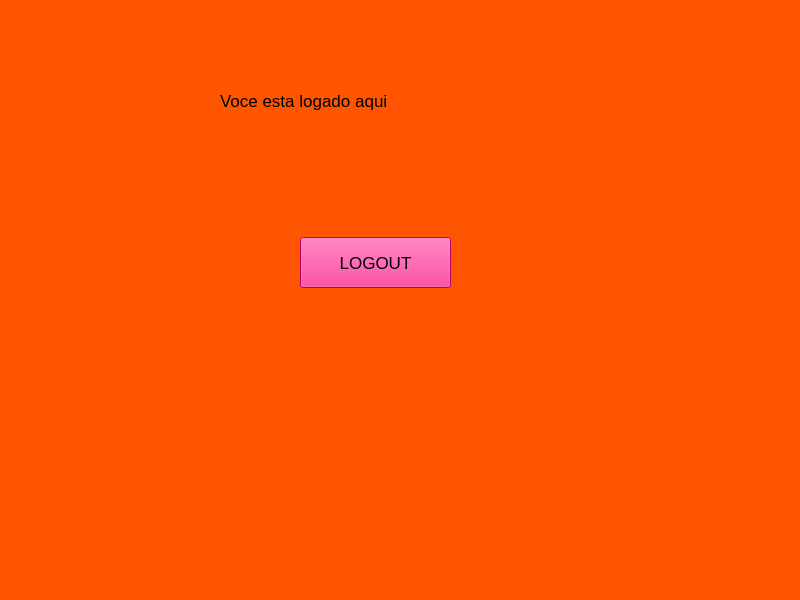
<?xml version="1.0" encoding="UTF-8"?>
<ui version="4.0">
 <class>MainWindow</class>
 <widget class="QMainWindow" name="MainWindow">
  <property name="geometry">
   <rect>
    <x>0</x>
    <y>0</y>
    <width>800</width>
    <height>600</height>
   </rect>
  </property>
  <property name="windowTitle">
   <string>MainWindow</string>
  </property>
  <property name="styleSheet">
   <string notr="true">background-color: rgb(255, 85, 0);</string>
  </property>
  <widget class="QWidget" name="centralwidget">
   <widget class="QLabel" name="label">
    <property name="geometry">
     <rect>
      <x>220</x>
      <y>75</y>
      <width>271</width>
      <height>51</height>
     </rect>
    </property>
    <property name="font">
     <font>
      <pointsize>13</pointsize>
     </font>
    </property>
    <property name="text">
     <string>Voce esta logado aqui</string>
    </property>
   </widget>
   <widget class="QPushButton" name="pushButton">
    <property name="geometry">
     <rect>
      <x>300</x>
      <y>237</y>
      <width>151</width>
      <height>51</height>
     </rect>
    </property>
    <property name="font">
     <font>
      <pointsize>13</pointsize>
     </font>
    </property>
    <property name="styleSheet">
     <string notr="true">background-color: rgb(255, 0, 127);</string>
    </property>
    <property name="text">
     <string>LOGOUT</string>
    </property>
   </widget>
  </widget>
  <widget class="QMenuBar" name="menubar">
   <property name="geometry">
    <rect>
     <x>0</x>
     <y>0</y>
     <width>800</width>
     <height>26</height>
    </rect>
   </property>
  </widget>
  <widget class="QStatusBar" name="statusbar"/>
 </widget>
 <resources/>
 <connections/>
</ui>
